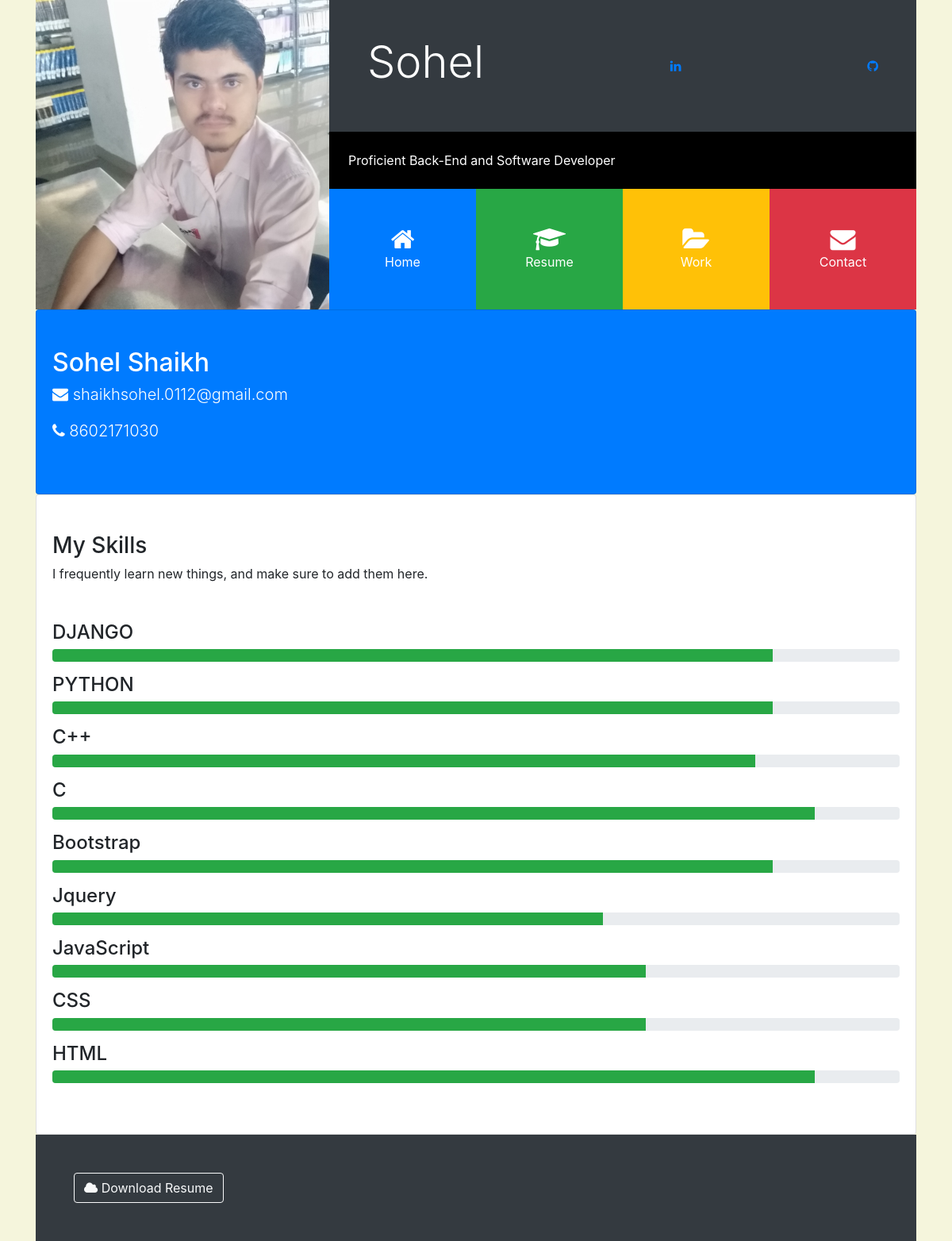
The page / on the database its author committed.
### contact/models.py (models this page shows, shortened)
class Photo(models.Model):
    photo_name = models.CharField(max_length=50)
    photo = models.ImageField(
        upload_to='photos/%Y/%m/%d/')
    date_added = models.DateTimeField(auto_now_add=True)

class Skill(models.Model):
    skill_name = models.CharField(max_length=30)
    progress_percent = models.IntegerField()
    date_added = models.DateTimeField(auto_now_add=True)

### resume/views.py (the view)
# urls.py: path('', views.index, name='index'),
def index(request):
    skill = Skill.objects.order_by('-date_added')
    projects = Project.objects.all()
    photo = Photo.objects.order_by('-date_added')[0]
    context = {
        'skill': skill,
        'projects': projects,
        'photo': photo,
    }
    return render(request, 'index.html', context)

### templates/index.html (shortened to what this page needs)
{% extends 'base.html' %}
{% load static %}
{% block content %}
<header id="main-header">
    <div class="row no-gutters">
        <div class="col-lg-4 col-md-5">
            <img src="{{ photo.photo.url }}">
        </div>
        <div class="col-lg-8 col-md-7">
            <div class="d-flex flex-column">
                <div class="p-5 bg-dark text-white">
                    <div class="name d-flex flex-row justify-content-between align-items-center">
                        <h1 class="display-4">Sohel</h1>
                        <div><a href="https://www.linkedin.com/in/sohel-shaikh-3507a8164/" target="_blank"><i class="fa fa-linkedin"></i></a></div>
                        <div><a href="https://github.com/Sohelll?tab=repositories" target="_blank"><i class="fa fa-github"></i></a></div>
                    </div>
                </div>
                <div class="p-4 bg-black">
                    Proficient Back-End and Software Developer
                </div>
                <div>
                    <div class="d-flex flex-row text-white align-items-stretch text-center">
                        <div class="port-item p-4 bg-primary" data-toggle="collapse" data-target="#home">
                            <i class="fa fa-home d-block"></i> Home
                        </div>
                        <div class="port-item p-4 bg-success" data-toggle="collapse" data-target="#resume">
                            <i class="fa fa-graduation-cap d-block"></i> Resume
                        </div>
                        <div class="port-item p-4 bg-warning" data-toggle="collapse" data-target="#work">
                            <i class="fa fa-folder-open d-block"></i> Work
                        </div>
                        <div class="port-item p-4 bg-danger" data-toggle="collapse" data-target="#contact">
                            <i class="fa fa-envelope d-block"></i> Contact
                        </div>
                    </div>
                </div>
            </div>
        </div>
    </div>
</header>
<div id="home" class="collapse show">
    <div class="card card-body bg-primary text-white py-5">
        <h2> Sohel Shaikh</h2>
        <p class="lead"><i class="fa fa-envelope"></i> shaikhsohel.0112@gmail.com</p>
        <p class="lead"><i class="fa fa-phone"></i> 8602171030</p>
    </div>
    <div class="card card-body py-5">
        <h3>My Skills</h3>
        <p>I frequently learn new things, and make sure to add them here.</p>
        {% for sk in skill %}
            <h4>{{ sk.skill_name }}</h4>
            <div class="progress mb-3">
                <div class="progress-bar bg-success" style="width:{{sk.progress_percent}}%"></div>
            </div>
        {% endfor %}
    </div>
</div>
{% endblock %}

### templates/base.html (shortened to what this page needs)
{% load static %}
<!DOCTYPE html>
<html lang="en">
<head>
<link rel="stylesheet" href="{% static 'css/font-awesome.min.css' %}">
<link rel="stylesheet" href="{% static 'css/bootstrap1.css' %}">
<link rel="stylesheet" href="https://cdnjs.cloudflare.com/ajax/libs/ekko-lightbox/5.2.0/ekko-lightbox.css" />
<link rel="stylesheet" href="{% static 'css/style1.css' %}">
</head>
<body id="body1">
<div class="container">
    {% block content %}
    {% endblock %}
    {% include 'partials/_footer.html' %}
</div>
</body>
</html>

### templates/partials/_footer.html
    <footer id="main-footer" class="p-5 bg-dark text-white">
      <div class="row">
        <div class="col-md-6">
          <a target="_blank" href="https://drive.google.com/open?id=1AhiY7ZjzQvo0pz68AjXI4QtPiu3JA3UN" class="btn btn-outline-light"><i class="fa fa-cloud"></i> Download Resume</a>
        </div>
      </div>
    </footer>

### resume/static/css/style1.css (style rules this page uses)
.bg-black { background: #000; color: #fff; }
#main-header img { width: 100%; height: 100%; }
#main-header .port-item { width: 30%; }
#main-header .port-item .fa { font-size: 2em; }
@media (min-width: 1199px) { .port-item { padding: 3em !important; } }

### templates/base.html (style rules this page uses)
#body1 { background-color: beige; }

### rows shown on the page
Photo: photo (picture)
Skill: skill_name "DJANGO", progress_percent 85 (drawn)
Skill: skill_name "PYTHON", progress_percent 85 (drawn)
Skill: skill_name "C++", progress_percent 83 (drawn)
Skill: skill_name "C", progress_percent 90 (drawn)
Skill: skill_name "Bootstrap", progress_percent 85 (drawn)
Skill: skill_name "Jquery", progress_percent 65 (drawn)
Skill: skill_name "JavaScript", progress_percent 70 (drawn)
Skill: skill_name "CSS", progress_percent 70 (drawn)
Skill: skill_name "HTML", progress_percent 90 (drawn)
